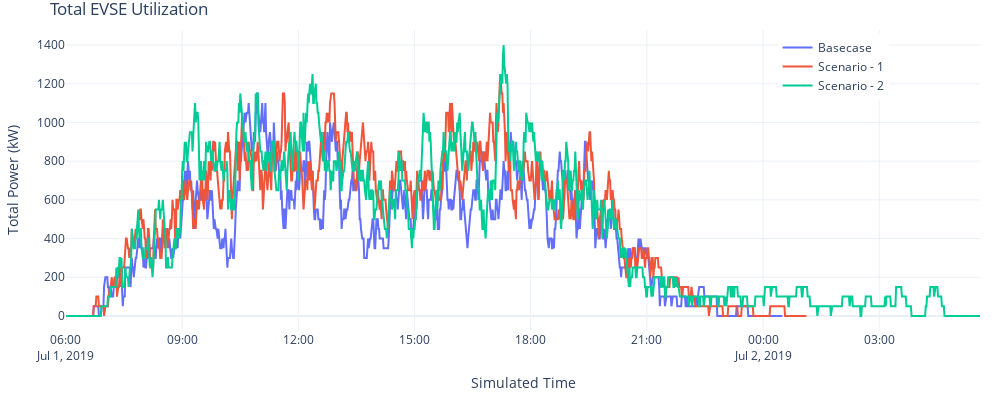

Notebook source saved alongside this figure:
### Markdown cell above
#### 5.4 EVSE Utilization

### Code cell
#fig = px.line(evse_util, x="datetime", y="total_power", color='analysis_id', name=['Basecase', 'Scenario - 1', 'Scenario - 2', 'Scenario - 3'], range_x=['2019-07-01 06:00','2019-07-02'])

fig = go.Figure()
fig.add_trace(go.Scatter(x=evse_util[evse_util['analysis_id'] == 438]['datetime'], y=evse_util[evse_util['analysis_id'] == 438]['total_power'],
                    mode='lines',
                    name='Basecase'))
fig.add_trace(go.Scatter(x=evse_util[evse_util['analysis_id'] == 443]['datetime'], y=evse_util[evse_util['analysis_id'] == 443]['total_power'],
                    mode='lines',
                    name='Scenario - 1'))
fig.add_trace(go.Scatter(x=evse_util[evse_util['analysis_id'] == 445]['datetime'], y=evse_util[evse_util['analysis_id'] == 445]['total_power'],
                    mode='lines',
                    name='Scenario - 2'))


fig.update_layout(title="Total EVSE Utilization",
                  yaxis_title="Total Power (kW)", 
                  xaxis_title="Simulated Time", 
                  uniformtext_minsize=8, 
                  uniformtext_mode='hide', 
                  width=1000, 
                  height=400, 
                  margin=dict(l=20, r=20, t=30, b=20), template='plotly_white', showlegend=True, legend=dict(
    yanchor="top",
    y=0.99,
    xanchor="right",
    x=0.9
))
fig.show()

### Figure 1 — Plotly figure (JSON) as saved in the notebook; plotly's stock layout.template omitted (floating-point values rounded to 4 significant figures; data arrays with more than 128 entries replaced by an {"elided": "..."} marker saying what was removed)
{"data": [{"mode": "lines", "name": "Basecase", "type": "scatter", "x": {"elided": "1111 str values"}, "y": {"elided": "1111 int values"}}, {"mode": "lines", "name": "Scenario - 1", "type": "scatter", "x": {"elided": "1148 str values"}, "y": {"elided": "1148 int values"}}, {"mode": "lines", "name": "Scenario - 2", "type": "scatter", "x": {"elided": "1417 str values"}, "y": {"elided": "1417 int values"}}], "layout": {"height": 400, "legend": {"x": 0.9, "xanchor": "right", "y": 0.99, "yanchor": "top"}, "margin": {"b": 20, "l": 20, "r": 20, "t": 30}, "showlegend": true, "title": {"text": "Total EVSE Utilization"}, "uniformtext": {"minsize": 8, "mode": "hide"}, "width": 1000, "xaxis": {"autorange": true, "range": ["2019-07-01 06:00:07", "2019-07-02 05:36:07"], "title": {"text": "Simulated Time"}, "type": "date"}, "yaxis": {"autorange": true, "range": [-77.78, 1478.0], "title": {"text": "Total Power (kW)"}, "type": "linear"}}}
